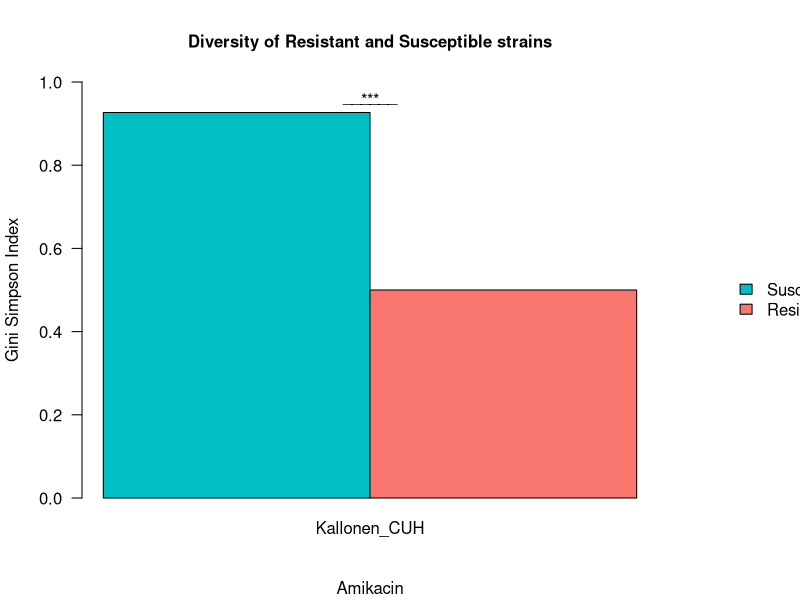
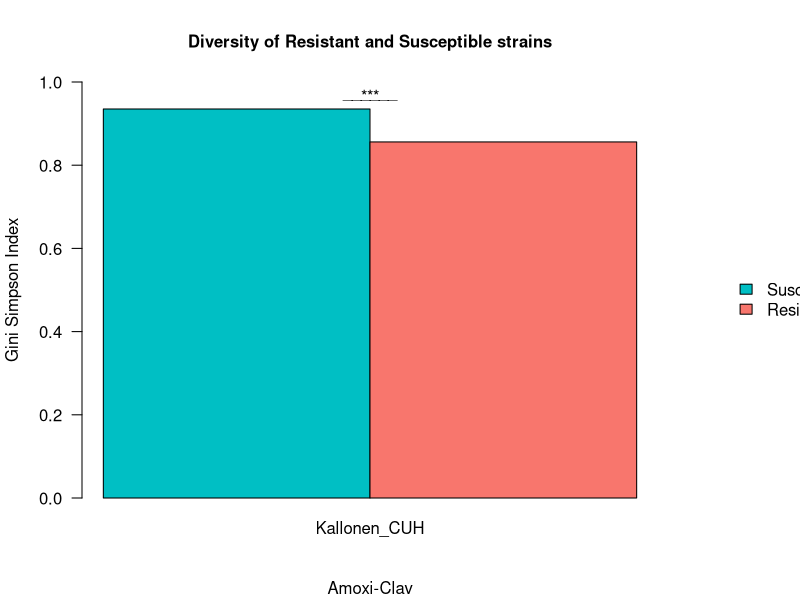
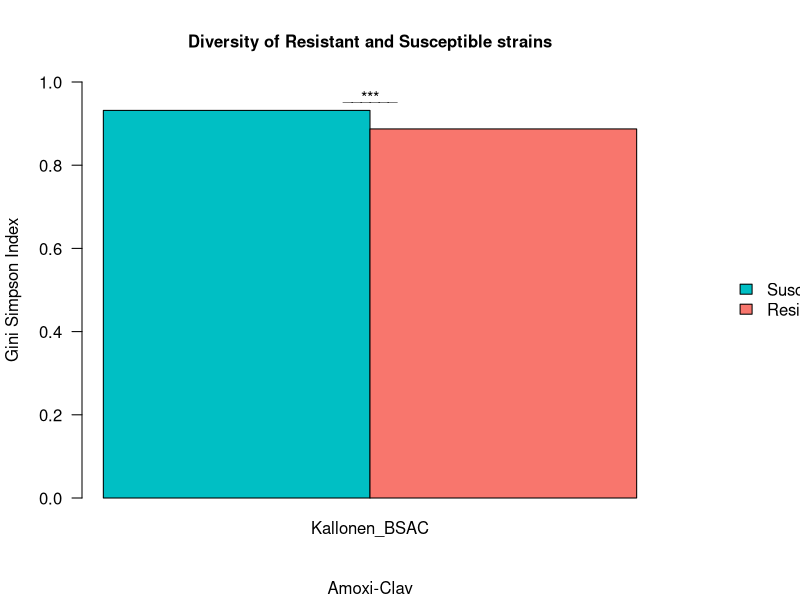
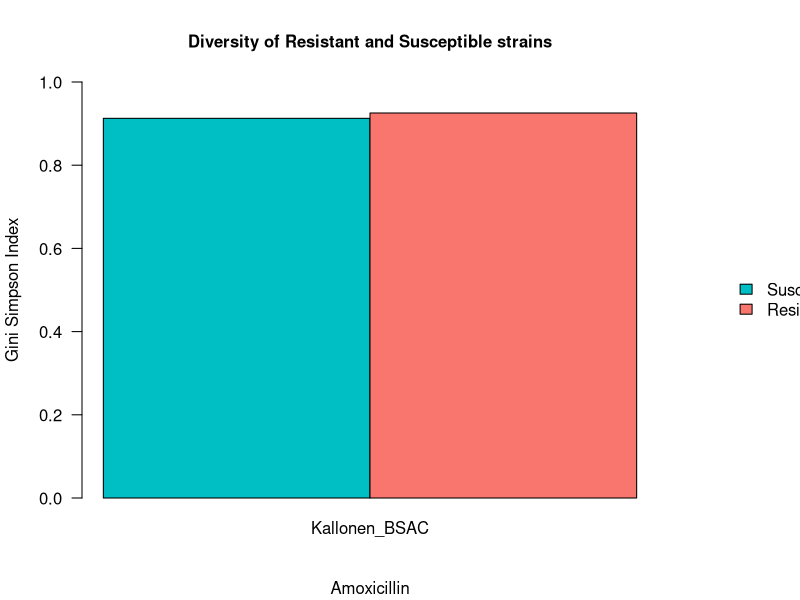
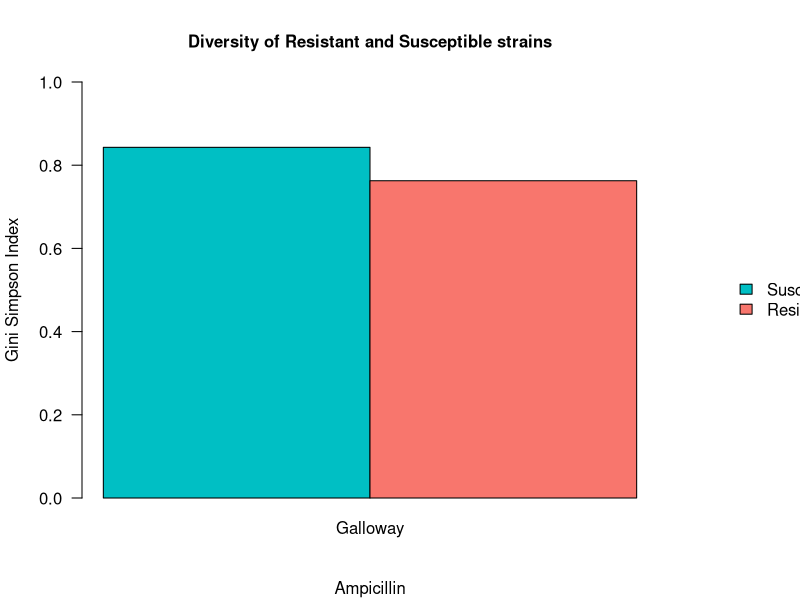
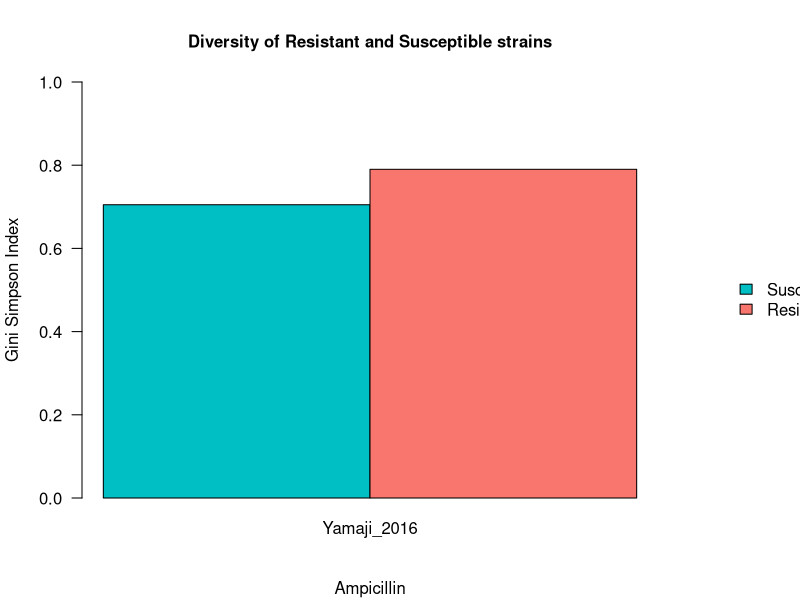
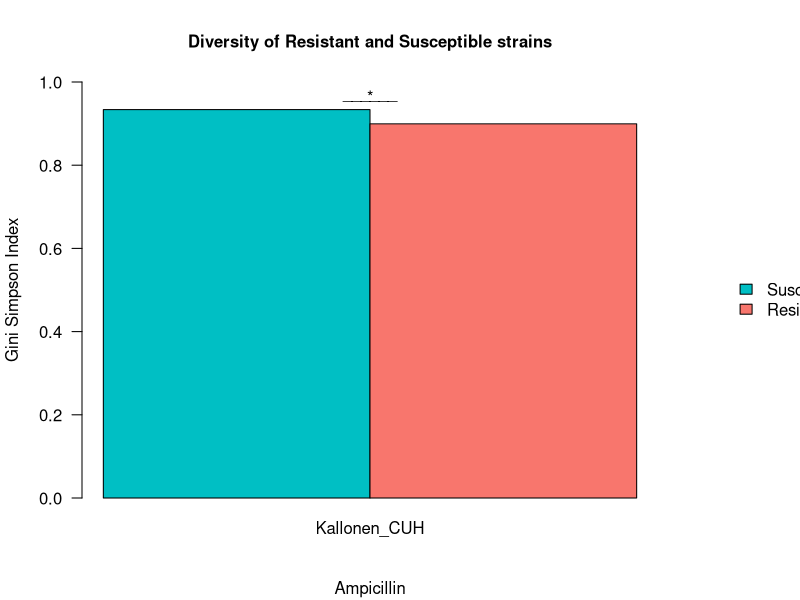
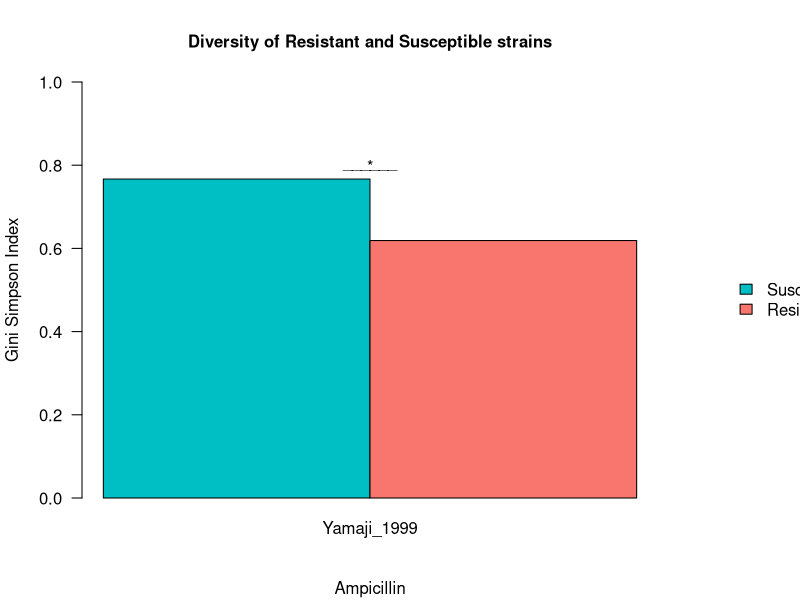

Reproduce these figures in R, in order. (Note: this script raises an error after producing the figures.)
setwd("~/Documents/GitHub/Antibiotic_Resistance_Data_Analysis")

library(RColorBrewer)
myPalette = brewer.pal(6, "Pastel1")
OverviewDatasets<-read.csv(file = "Output/OverviewDatasets.csv")


#creating list of unique drugs
ListOfDrugs <- unique(OverviewDatasets$Drug)
for (drug in ListOfDrugs){
  #to select specific drug with specific information 
  Pathogen <- subset(OverviewDatasets, Drug == drug, select = c("Dataset","Pathogen","Drug","GSIvalueR","GSIvalueS","GSIpvalue"))
  #creating list of each datasets
  ListOfDatasets <- unique(Pathogen$Dataset)
  for (i in 1:length(ListOfDatasets)){
    dataset = ListOfDatasets[i]
  png(filename=paste0("Output/Barplots/SingleBarplot_",drug,dataset,".png"), width = 150, height = 200, units='mm', res = 300)
    
  #to make plot 
  #using rbind function 
  R<-rbind(Pathogen$GSIvalueS[i],Pathogen$GSIvalueR[i])
  par(mfrow=c(1,1))
  par(mar = c(5.1, 4.1, 4.1, 7.1), xpd = TRUE)
  barplot(R,las=1,ylim=c(0,1),  col=c("#00BFC4","#F8766D"),cex.main=1.0, cex.lab = 1.0,
          main="Diversity of Resistant and Susceptible strains", sub=drug, 
          ylab="Gini Simpson Index",names.arg = dataset,
          beside=T)
  legend("topright", c("Susceptible","Resistant"), fill = c("#00BFC4","#F8766D"),inset = c(-.35, 0.45), bty = "n", cex=1)

    #to add level of significance
    if (Pathogen$GSIpvalue[i]<0.0005) {
      text(x=2, y=Pathogen$GSIvalueS[i] +0.02, "______", srt = 0)
      text(x=2, y=Pathogen$GSIvalueS[i] +0.04, "***", srt = 0)}
    else if (Pathogen$GSIpvalue[i]<0.005) {
      text(x=2, y=Pathogen$GSIvalueS[i] +0.02, "______", srt = 0)
      text(x=2,y= Pathogen$GSIvalueS[i] +0.04, "**", srt = 0)}
    else if (Pathogen$GSIpvalue[i]<0.05) {
      text(x=2, y=Pathogen$GSIvalueS[i] +0.02, labels = "______", srt = 0)
      text(x=2, y=Pathogen$GSIvalueS[i] +0.04, "*", srt = 0)}
    
  
  dev.off()
  } 
}



